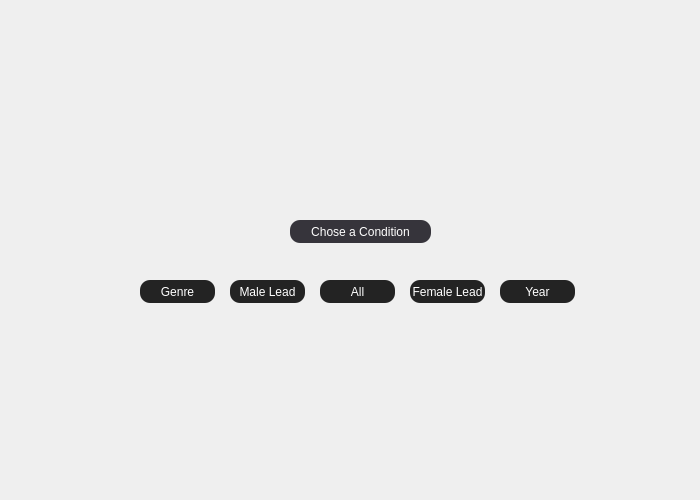
<?xml version="1.0" encoding="UTF-8"?>
<ui version="4.0">
 <class>Widget</class>
 <widget class="QDialog" name="Widget">
  <property name="geometry">
   <rect>
    <x>0</x>
    <y>0</y>
    <width>700</width>
    <height>500</height>
   </rect>
  </property>
  <property name="sizePolicy">
   <sizepolicy hsizetype="Fixed" vsizetype="Fixed">
    <horstretch>0</horstretch>
    <verstretch>0</verstretch>
   </sizepolicy>
  </property>
  <property name="minimumSize">
   <size>
    <width>700</width>
    <height>500</height>
   </size>
  </property>
  <property name="maximumSize">
   <size>
    <width>700</width>
    <height>500</height>
   </size>
  </property>
  <property name="windowTitle">
   <string>Dialog</string>
  </property>
  <widget class="QPushButton" name="genreButton">
   <property name="geometry">
    <rect>
     <x>140</x>
     <y>280</y>
     <width>75</width>
     <height>23</height>
    </rect>
   </property>
   <property name="styleSheet">
    <string notr="true">QPushButton{; /* Light gray background */
	background-color: rgb(35, 35, 35);
    border-radius: 10px;
color: rgb(255, 255, 255);}
QPushButton:hover{background-color: rgb(50,50,50); /* Light gray background */
    border-radius: 10px;
	color: rgb(255, 255, 255);
 border: 2px solid #ccc;}</string>
   </property>
   <property name="text">
    <string>Genre</string>
   </property>
  </widget>
  <widget class="QPushButton" name="male_leadButton">
   <property name="geometry">
    <rect>
     <x>230</x>
     <y>280</y>
     <width>75</width>
     <height>23</height>
    </rect>
   </property>
   <property name="styleSheet">
    <string notr="true">QPushButton{; /* Light gray background */
	background-color: rgb(35, 35, 35);
    border-radius: 10px;
color: rgb(255, 255, 255);}
QPushButton:hover{background-color: rgb(50,50,50); /* Light gray background */
    border-radius: 10px;
	color: rgb(255, 255, 255);
 border: 2px solid #ccc;}</string>
   </property>
   <property name="text">
    <string>Male Lead</string>
   </property>
  </widget>
  <widget class="QPushButton" name="female_leadButton">
   <property name="geometry">
    <rect>
     <x>410</x>
     <y>280</y>
     <width>75</width>
     <height>23</height>
    </rect>
   </property>
   <property name="styleSheet">
    <string notr="true">QPushButton{; /* Light gray background */
	background-color: rgb(35, 35, 35);
    border-radius: 10px;
color: rgb(255, 255, 255);}
QPushButton:hover{background-color: rgb(50,50,50); /* Light gray background */
    border-radius: 10px;
	color: rgb(255, 255, 255);
 border: 2px solid #ccc;}</string>
   </property>
   <property name="text">
    <string>Female Lead</string>
   </property>
  </widget>
  <widget class="QPushButton" name="yearButton">
   <property name="geometry">
    <rect>
     <x>500</x>
     <y>280</y>
     <width>75</width>
     <height>23</height>
    </rect>
   </property>
   <property name="styleSheet">
    <string notr="true">QPushButton{; /* Light gray background */
	background-color: rgb(35, 35, 35);
    border-radius: 10px;
color: rgb(255, 255, 255);}
QPushButton:hover{background-color: rgb(50,50,50); /* Light gray background */
    border-radius: 10px;
	color: rgb(255, 255, 255);
 border: 2px solid #ccc;}</string>
   </property>
   <property name="text">
    <string>Year</string>
   </property>
  </widget>
  <widget class="QPushButton" name="voidButton">
   <property name="geometry">
    <rect>
     <x>290</x>
     <y>220</y>
     <width>141</width>
     <height>23</height>
    </rect>
   </property>
   <property name="styleSheet">
    <string notr="true">QPushButton{background-color: rgb(54, 52, 59); /* Light gray background */
    border-radius: 10px;
color: rgb(255, 255, 255);}
</string>
   </property>
   <property name="text">
    <string>Chose a Condition</string>
   </property>
  </widget>
  <widget class="QPushButton" name="allButton">
   <property name="geometry">
    <rect>
     <x>320</x>
     <y>280</y>
     <width>75</width>
     <height>23</height>
    </rect>
   </property>
   <property name="styleSheet">
    <string notr="true">QPushButton{; /* Light gray background */
	background-color: rgb(35, 35, 35);
    border-radius: 10px;
color: rgb(255, 255, 255);}
QPushButton:hover{background-color: rgb(50,50,50); /* Light gray background */
    border-radius: 10px;
	color: rgb(255, 255, 255);
 border: 2px solid #ccc;}</string>
   </property>
   <property name="text">
    <string>All</string>
   </property>
  </widget>
 </widget>
 <resources/>
 <connections/>
</ui>
